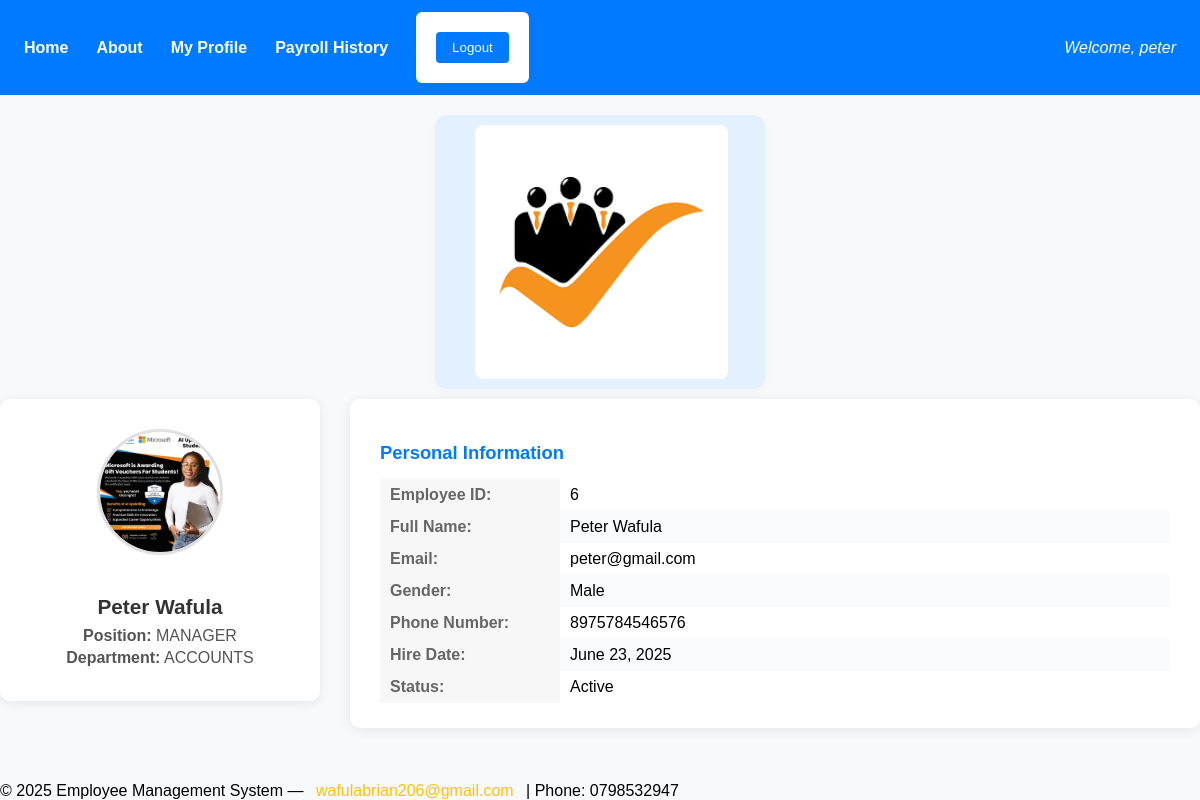
The app's page /accounts/profile/ (signed in) with its own data.
### employees/models.py (models this page shows, shortened)
class Employee(models.Model):
    user = models.OneToOneField(User, on_delete=models.CASCADE, null=True, blank=True)
    GENDER_CHOICES = [
        ('M', 'Male'),
        ('F', 'Female'),
    ]
    first_name = models.CharField(max_length=100)
    last_name = models.CharField(max_length=100)
    email = models.EmailField(unique=True)
    gender = models.CharField(max_length=1, choices=GENDER_CHOICES)
    phone = models.CharField(max_length=15)
    hire_date = models.DateField()
    department = models.ForeignKey(Department, on_delete=models.SET_NULL, null=True)
    position = models.ForeignKey(Position, on_delete=models.SET_NULL, null=True)
    status = models.CharField(max_length=20, default='Active')
    profile_pic = models.ImageField(upload_to='profile_pics/', null=True, blank=True)

class Position(models.Model):
    title = models.CharField(max_length=100)
    def __str__(self):
        return self.title

class Department(models.Model):
    name = models.CharField(max_length=100)
    def __str__(self):
        return self.name

### employees/views.py (the view)
# urls.py: path('accounts/profile/', views.profile, name='profile'),
@login_required
def profile(request):
    employee = None
    if request.user.is_authenticated:
        try:
            employee = Employee.objects.get(user=request.user)
        except Employee.DoesNotExist:
            employee = None
    return render(request, 'employees/profile.html', {'employee': employee})

### employees/templates/employees/profile.html
{% extends 'base.html' %}
{% load static %}
{% block content %}
<div class="dashboard-container">
    {% if employee %}
    <div class="profile-section">
        <div class="profile-card">
            <div class="profile-pic">
                {% if employee.profile_pic %}
                    <img src="{{ employee.profile_pic.url }}" alt="Profile Picture" />
                {% else %}
                    <img src="{% static 'employees/default-profile.png' %}" alt="Profile Picture" />
                {% endif %}
            </div>
            <div class="profile-info">
                <h3>{{ user.get_full_name|default:user.username }}</h3>
                <p><b>Position:</b> {{ employee.position }}</p>
                <p><b>Department:</b> {{ employee.department }}</p>
            </div>
        </div>
        <div class="personal-info">
            <h3>Personal Information</h3>
            <table>
                <tr><th>Employee ID:</th><td>{{ employee.id }}</td></tr>
                <tr><th>Full Name:</th><td>{{ employee.first_name }} {{ employee.last_name }}</td></tr>
                <tr><th>Email:</th><td>{{ employee.email }}</td></tr>
                <tr><th>Gender:</th><td>{{ employee.get_gender_display }}</td></tr>
                <tr><th>Phone Number:</th><td>{{ employee.phone }}</td></tr>
                <tr><th>Hire Date:</th><td>{{ employee.hire_date }}</td></tr>
                <tr><th>Status:</th><td>{{ employee.status }}</td></tr>
            </table>
        </div>
    </div>
    {% else %}
    <div class="profile-section">
        <p>No employee profile found for your account. Please contact the administrator.</p>
    </div>
    {% endif %}
</div>
{% endblock %}

### employees/templates/base.html (shortened to what this page needs)
{% load static %}
<!DOCTYPE html>
<html lang="en">
<head>
    <link rel="stylesheet" href="{% static 'employees/css/style.css' %}">
</head>
<body>
    <nav class="navbar">
        <a href="{% url 'home' %}">Home</a>
        <a href="{% url 'about' %}">About</a>
        {% if user.is_authenticated %}
            <a href="{% url 'profile' %}">My Profile</a>
            <a href="{% url 'employee_payroll_history' %}">Payroll History</a>
            <form action="{% url 'logout' %}" method="post" style="display:inline;">
                <button type="submit" class="logout-btn">Logout</button>
            </form>
            <span class="welcome">Welcome, {{ user.username }}</span>
        {% else %}
            <a href="{% url 'login' %}">Login</a>
        {% endif %}
    </nav>
    <div class="header-images">
        <img src="{% static 'employees/img/logo1.png' %}" alt="Logo 1" class="header-img left-logo">
    </div>
    <main>
        {% block content %}{% endblock %}
    </main>
    <footer class="site-footer">
        &copy; {{ year|default:2025 }} Employee Management System &mdash;
        <a href="mailto:wafulabrian206@gmail.com">wafulabrian206@gmail.com</a> |
        <span>Phone: 0798532947</span>
    </footer>
</body>
</html>

### employees/static/employees/css/style.css (style rules this page uses)
body { font-family: Arial, sans-serif; background: #f8f9fa; margin: 40px; }
a { color: #007bff; text-decoration: none; margin-right: 8px; }
form { background: #fff; padding: 20px; border-radius: 6px; box-shadow: 0 2px 8px rgba(0,0,0,0.05); max-width: 400px; }
button, input[type="submit"] { background: #007bff; color: #fff; border: none; padding: 8px 16px; border-radius: 4px; cursor: pointer; }
.navbar { background: #007bff; padding: 12px 24px; display: flex; align-items: center; gap: 20px; }
.navbar a { color: #fff; text-decoration: none; font-weight: bold; }
.navbar .welcome { margin-left: auto; color: #fff; font-style: italic; }
.profile-section { display: flex; gap: 30px; align-items: flex-start; }
.profile-card { background: #fff; border-radius: 10px; box-shadow: 0 2px 12px rgba(0,0,0,0.08); padding: 30px 20px; min-width: 280px; text-align: center; }
.profile-pic img { width: 120px; height: 120px; border-radius: 50%; object-fit: cover; border: 3px solid #e0e0e0; margin-bottom: 15px; }
.profile-info h3 { margin-bottom: 8px; font-size: 1.3em; color: #333; }
.profile-info p { margin: 4px 0; color: #555; font-size: 1em; }
.personal-info { background: #fff; border-radius: 10px; box-shadow: 0 2px 12px rgba(0,0,0,0.08); padding: 25px 30px; flex: 1; }
.personal-info h3 { margin-bottom: 15px; color: #007bff; font-size: 1.15em; }
.personal-info table { width: 100%; border-collapse: collapse; }
.personal-info th, .personal-info td { text-align: left; padding: 7px 10px; font-size: 1em; }
.personal-info th { width: 160px; color: #666; font-weight: 600; background: #f7f7f7; }
.personal-info tr:nth-child(even) td { background: #fafbfc; }
.site-footer a { color: #ffc107; text-decoration: none; margin: 0 0.5em; }
html, body { height: 100%; margin: 0; padding: 0; }
body { min-height: 100vh; display: flex; flex-direction: column; }
main { flex: 1; }
.header-images { display: flex; justify-content: space-between; align-items: center; max-width: 250px; width: 100%; margin: 20px auto 10px auto; padding: 10px 40px; background: #e3f0ff; border-radius: 12px; box-shadow: 0 2px 8px rgba(0,0,0,0.04); }
.header-img { height: 250px; width: auto; border-radius: 8px; background: #fff; padding: 2px; }

### records on screen
Employee: profile_pic (picture), position "MANAGER", department "ACCOUNTS", id "6", first_name "Peter", last_name "Wafula", email "peter@gmail.com", gender "Male", phone "8975784546576", hire_date "June 23, 2025", status "Active"

### other values on screen
{{ user.username }} "peter"
{{ user.get_full_name|default:user.username }} "Peter Wafula"
{{ year|default:2025 }} "2025"
